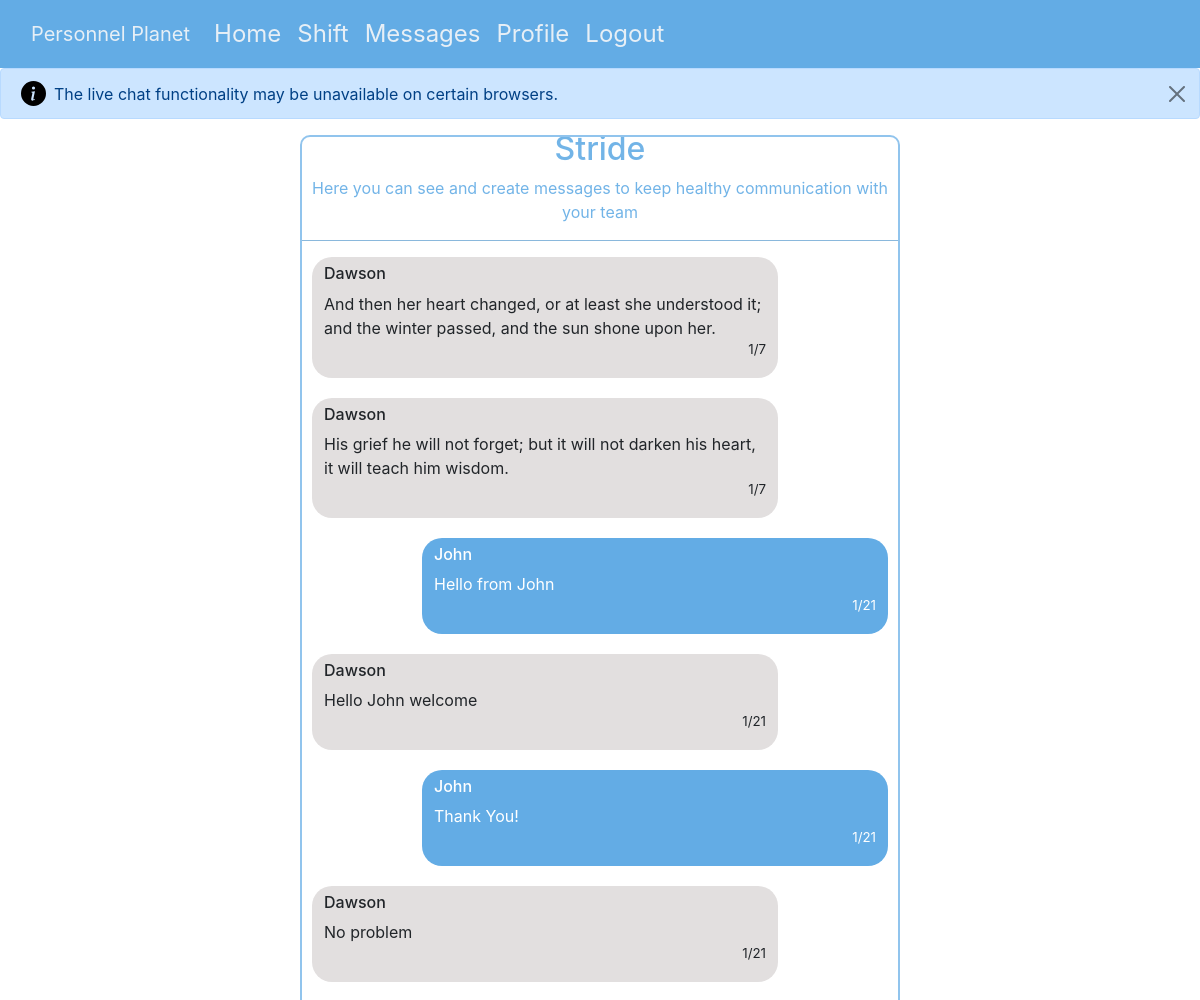
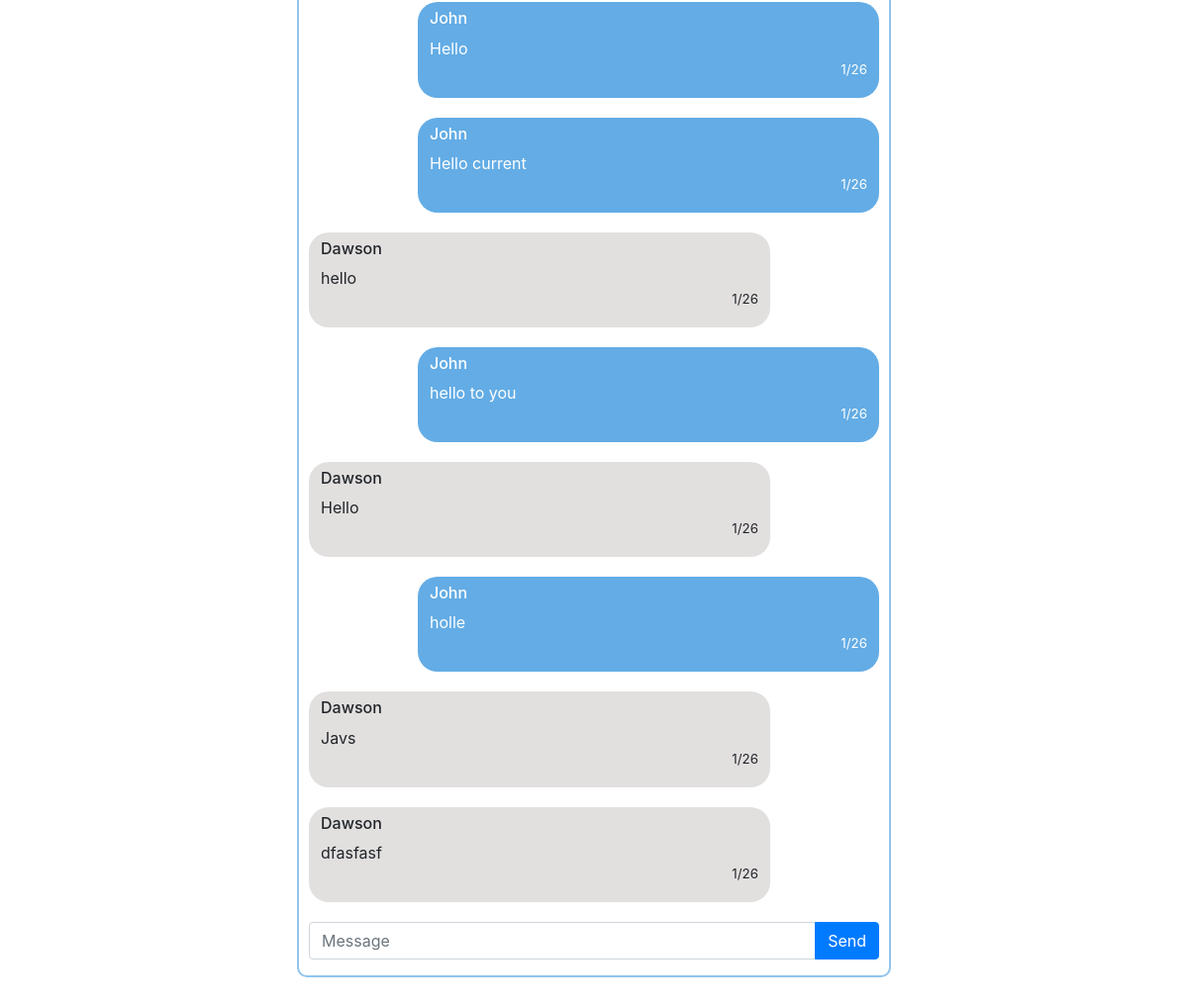
The page /messages (signed in) on the database its author committed (2 pictures, top to bottom).
### personnelPlanet/models.py (models this page shows, shortened)
class User(AbstractUser):
    workId = models.CharField(max_length=10, default='000000')
    phoneNumber = PhoneNumberField(default='(555) 555 5555')
    payRate = models.FloatField(default=7.45)
    isEmployer = models.BooleanField(default=False)
    hoursWorked = models.FloatField(default=0)
    company = models.CharField(max_length=25, null=True)
    totalHours = models.IntegerField(null=True, default=0)

class Messages(models.Model):
    fromUser = models.CharField(max_length=25, blank=False, null=False)
    fromUserId = models.IntegerField(default=0)
    company = models.CharField(max_length=25, blank=False, null=False)
    content = models.CharField(max_length=350, blank=False, null=False)
    timestamp = models.DateTimeField(auto_now_add=True)

### personnelPlanet/views.py (the view, shortened to what this page needs)
# urls.py: path('messages', views.messages, name='messages'),
@csrf_exempt
@login_required(login_url='/login')
def messages(request):
    context = {}
    if request.method == 'GET':
        try:
            messages = Messages.objects.filter(
                company=request.user.company).all().values()
            context['messages'] = messages
        except Messages.DoesNotExist:
            context['messages'] = 'No company messages'
        return render(request, 'messages.html', {
            'context': context
        })

### personnelPlanet/templates/messages.html (shortened to what this page needs)
{% extends 'layout.html' %}
{% block body %}
<div id='msg-page-body '>
    <div class="alert alert-primary d-flex align-items-center" role="alert">
        <div>
          The live chat functionality may be unavailable on certain browsers.
        </div>
        <button id='close-tab-alert' type="button" class="btn-close" data-bs-dismiss="alert" aria-label="Close"></button>
      </div>
    <div id='all-messages-container'>
        <h2 class='msg-head'>{{ user.company }}</h2>
        <p class='msg-head'>Here you can see and create messages to keep healthy communication with your team</p>
    <hr class='msg-split'>
    {% for message in context.messages %}
    {% if message.fromUserId == user.id %}
        <section class='single-message-container fromUser'>
            <h6 class='single-message-username'>{{ message.fromUser }}</h6>
            <p class='single-message-body'>{{ message.content }}</p>
            <p class='single-message-timestamp'>{{ message.timestamp.month }}/{{ message.timestamp.day }} </p>
        </section>
        {% else %}
        <section class='single-message-container'>
            <h6 class='single-message-username'>{{ message.fromUser }}</h6>
            <p class='single-message-body'>{{ message.content }}</p>
            <p class='single-message-timestamp'>{{ message.timestamp.month }}/{{ message.timestamp.day }} </p>
        </section>
        {% endif %}
    {% endfor %}
            <div id='msg-input' class="input-group mb-3">
                <input type="text" id='msg-body' class="form-control" placeholder="Message" aria-label="message-input" aria-describedby="button-addon2">
                <button class="btn btn-primary" type="button" id="button-addon2">Send</button>
            </div>
    </div>
</div>
{% endblock %}

### personnelPlanet/static/style.css (style rules this page uses)
:root { --my-lightblue: #63ACE5; --ebony-clay: #22313f; --mobile-form-width: 75vw; }
html { font-family: 'Space Grotesk', sans-serif !important; height: 100vh; width: 100vw; }
body { height: 100vh; width: 100vw; overflow-x: hidden; }
#close-tab-alert { position: absolute; right: 10px; }
#all-messages-container { height: 82vh; width: 50vw; margin: 1vw; border: 2px solid rgba(99, 172, 229, .7); border-radius: 10px; overflow-y: scroll; position: relative; scroll-behavior: smooth; scrollbar-width: thin; scrollbar-color: lightgrey white; left: 24vw; }
.msg-split { background-color: #63ACE5; opacity: .7; }
.single-message-container { width: auto; font-size: 1rem; background-color: rgb(226, 223, 223); margin-left: 10px; margin-bottom: 20px; margin-right: 10vw; padding-left: 10px; padding-right: 10px; padding-top: 5px; border: 2px solid transparent; border-radius: 20px; }
.fromUser { margin-left: 10vw !important; margin-right: 10px !important; color: white; background-color: #63ACE5; }
.single-message-body { margin-bottom: 0; }
.single-message-timestamp { display: flex; justify-content: flex-end; font-size: smaller; }
.msg-head { color: #63ACE5; opacity: .9; text-align: center; }
#msg-input { width: auto; margin-left: 10px; margin-right: 10px; margin-bottom: 10px; text-align: center; position: sticky; position: -webkit-sticky; top: 100vh; }

### rows shown on the page
User: company "Stride"
Messages: fromUser "Dawson", content "And then her heart changed, or at least she understood it; and the winter passed, and the sun shone upon her.", timestamp.month "1", timestamp.day "7"
Messages: fromUser "Dawson", content "His grief he will not forget; but it will not darken his heart, it will teach him wisdom.", timestamp.month "1", timestamp.day "7"
Messages: fromUser "John", content "Hello from John", timestamp.month "1", timestamp.day "21"
Messages: fromUser "Dawson", content "Hello John welcome", timestamp.month "1", timestamp.day "21"
Messages: fromUser "John", content "Thank You!", timestamp.month "1", timestamp.day "21"
Messages: fromUser "Dawson", content "No problem", timestamp.month "1", timestamp.day "21"
Messages: fromUser "John", content "Hello", timestamp.month "1", timestamp.day "26"
Messages: fromUser "John", content "Hello current", timestamp.month "1", timestamp.day "26"
Messages: fromUser "Dawson", content "hello", timestamp.month "1", timestamp.day "26"
Messages: fromUser "John", content "hello to you", timestamp.month "1", timestamp.day "26"
Messages: fromUser "Dawson", content "Hello", timestamp.month "1", timestamp.day "26"
Messages: fromUser "John", content "holle", timestamp.month "1", timestamp.day "26"
Messages: fromUser "Dawson", content "Javs", timestamp.month "1", timestamp.day "26"
Messages: fromUser "Dawson", content "dfasfasf", timestamp.month "1", timestamp.day "26"
